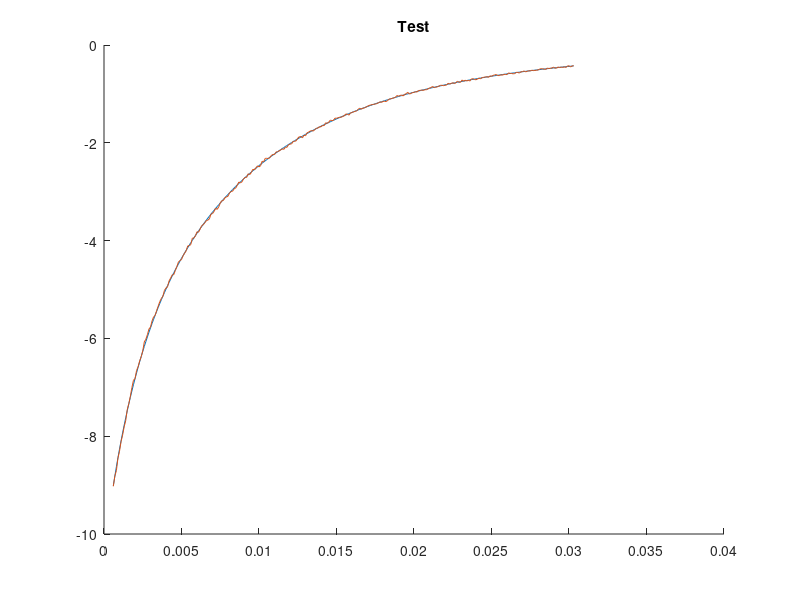
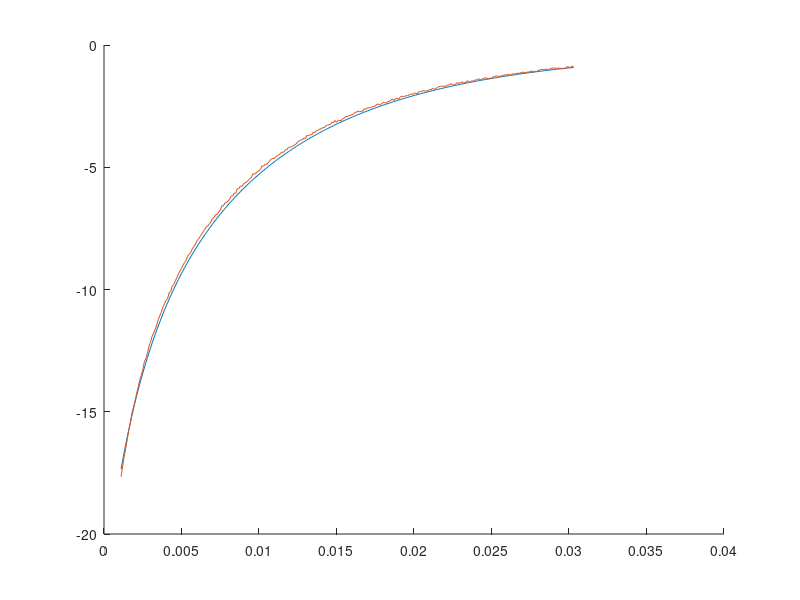
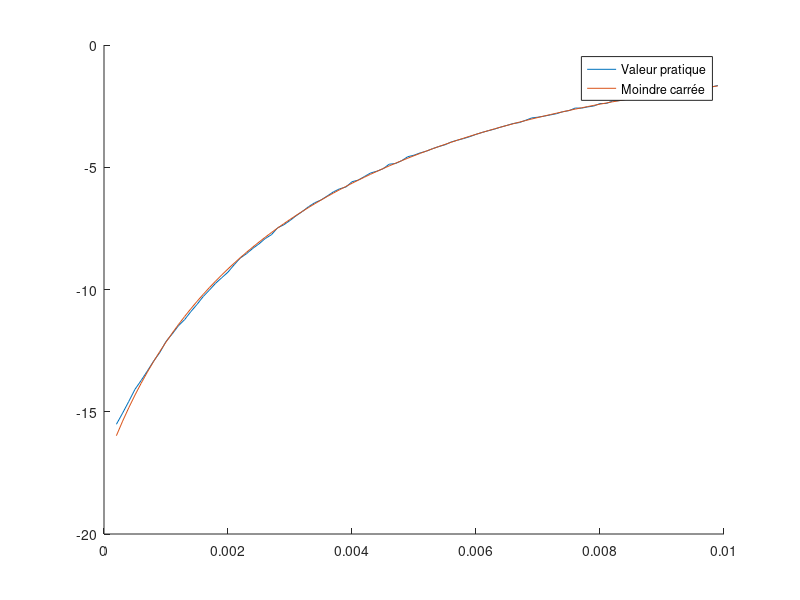

The MATLAB source for these figures, in order:
clear all
close all
clc
load('Fe_attraction.mat');
load('Fs.mat');




%%  Identification de Fe avec la méthode des moindres carrées pour 1mA


be1 = 13.029359254409743;
Xnum_Fe_m1A = -(1+be1*abs(-1))
Xnum_Fe_2mA = -(4+be1*abs(-2))

%Méthode des moindres carrées


X = [ones(size(z_m1A)) z_m1A z_m1A.^2 z_m1A.^3]./Xnum_Fe_m1A;
Y = 1./Fe_m1A;
R = X'*X;
P = X'*Y;
A_Fe = inv(R)*P;

%Création de la fonction Fe

Fe_mc_1mA = Xnum_Fe_m1A./(A_Fe(1) + A_Fe(2).*z_m1A + A_Fe(3).*z_m1A.^2 + A_Fe(4).*z_m1A.^3)


%Calcul des erreurs RMS et corrélation E
E = sum((Fe_mc_1mA - Fe_m1A).^2);
N = size(Fe_mc_1mA);
N = N(1)
RMS = ((1/N)*E).^0.5;
Y_R2 = (1/N)*sum(Fe_m1A);
R_2 = sum((Fe_mc_1mA - Y_R2).^2)/sum((Fe_m1A-Y_R2).^2);

%Affichage sur graphique
figure();
hold on
title('Test')
plot(z_m1A, Fe_mc_1mA)
plot(z_m1A, Fe_m1A)

%Comparer avec valeur de Fe_m2A
Fe_mc_2mA = Xnum_Fe_2mA./(A_Fe(1) + A_Fe(2).*z_m2A + A_Fe(3).*z_m2A.^2 + A_Fe(4).*z_m2A.^3)

figure();
hold on
plot(z_m2A, Fe_mc_2mA)
plot(z_m2A, Fe_m2A)

E = sum((Fe_mc_2mA - Fe_m2A).^2);
N = size(Fe_mc_2mA);
N = N(1)
RMS = ((1/N)*E).^0.5;
Y_R2 = (1/N)*sum(Fe_m2A);
R_2 = sum((Fe_mc_2mA - Y_R2).^2)/sum((Fe_m2A-Y_R2).^2);

% %%
% Y = (Fs.^(-1));
% z = z_pos
% X = [ones(size(z)) z z.^2 z.^3].*-1;
% R = X'*X;
% P = X'*Y;
% A = inv(R)*P;
% 
% 
% Y_mc = -1.*(A(1) + A(2).*z + A(3).*z.^2 + A(4).*z.^3)
% 
% %Affichage de la fonction obtenue versus Y
% figure() ;
% hold on
% plot(z, Y)
% plot(z, Y_mc)
% 
% %Calcul des erreurs point à point et suppression des conditions
% Fs_corrected = Fs;
% z_corrected = z;
% E_p = ((Y_mc-Y).^2).^0.5;


%Refaire la méthode des moindre carrée en enlevant les erreurs
% clear all
% load('Fe_attraction.mat');
% load('Fs.mat');

Value_to_remove = 206;

Y = (Fs(1:end-Value_to_remove).^(-1));
z = z_pos(1:end-Value_to_remove)
X = [ones(size(z)) z z.^2 z.^3].*-1;

R = X'*X;
P = X'*Y;
A = inv(R)*P;
A_cor = A;

Fs_mc = -1./(A_cor(1) + A_cor(2).*z + A_cor(3).*z.^2 + A_cor(4).*z.^3)

figure() ;
hold on
plot(z, Fs(1:end-Value_to_remove))
plot(z, Fs_mc)
legend('Valeur pratique', 'Moindre carrée')

%Calcul des erreurs RMS et corrélation E
Fs = Fs(1:end-Value_to_remove);
E = sum((Fs_mc - Fs).^2);
N = size(Fs_mc);
N = N(1);
RMS = ((1/N)*E).^0.5;
Y_R2 = (1/N)*sum(Fs);
R_2 = sum((Fs_mc - Y_R2).^2)/sum((Fs-Y_R2).^2);

%% Écrire les coefficient
A_fe = A_Fe;
A_fs = A_cor

save coefficients A_fs A_fe
    
